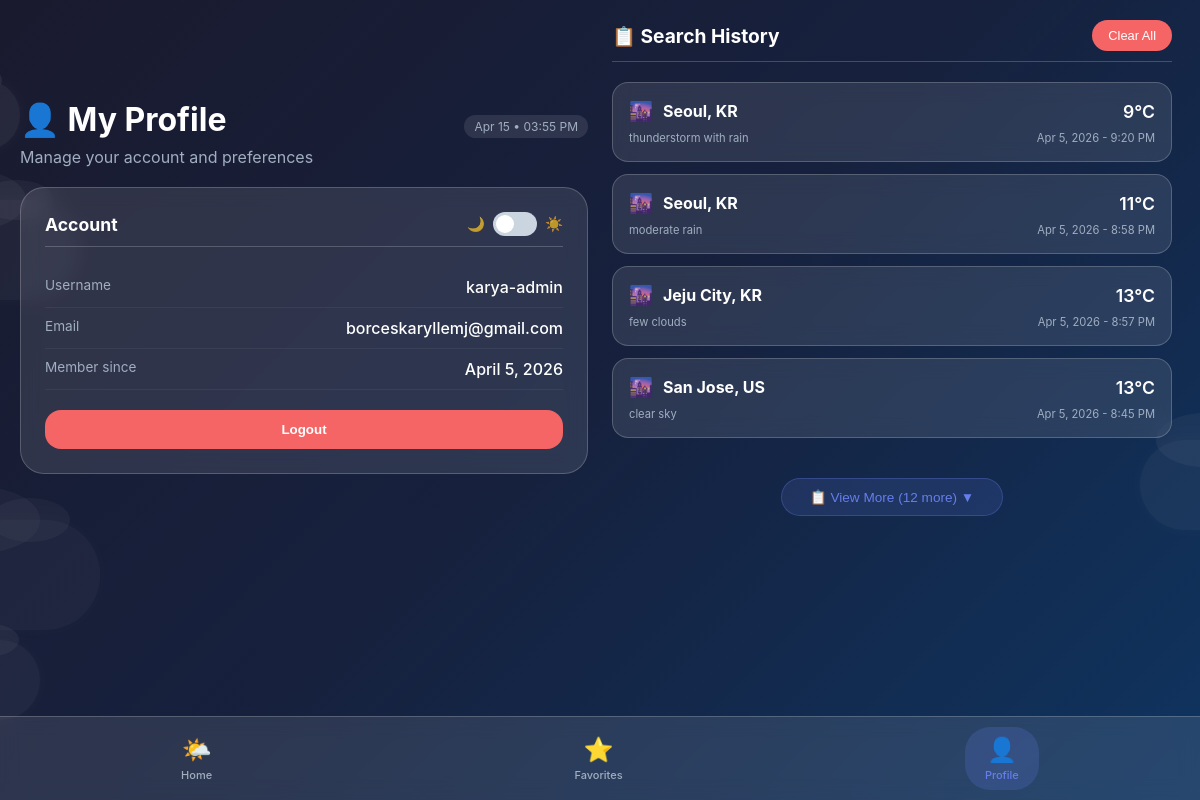
/profile/ (signed in), run on the app's committed database.
### weatherwise/models.py (models this page shows, shortened)
class WeatherSearch(models.Model):
    user = models.ForeignKey(User, on_delete=models.CASCADE, null=True, blank=True)
    city = models.CharField(max_length=100)
    country = models.CharField(max_length=100, blank=True)
    temperature = models.FloatField()
    feels_like = models.FloatField(null=True, blank=True)
    description = models.CharField(max_length=200)
    icon = models.CharField(max_length=10, blank=True)
    humidity = models.IntegerField()
    wind_speed = models.FloatField()
    pressure = models.IntegerField(null=True, blank=True)
    searched_at = models.DateTimeField(auto_now_add=True)
    class Meta:
        ordering = ['-searched_at']
        indexes = [
            models.Index(fields=['user', '-searched_at']),
            models.Index(fields=['city']),
        ]

### weatherwise/views.py (the view)
# urls.py: path('profile/', views.profile_view, name='profile'),
@login_required
def profile_view(request):
    search_history = WeatherSearch.objects.filter(user=request.user)[:20]
    context = {
        'search_history': search_history,
    }
    return render(request, 'weatherwise/profile.html', context)

### weatherwise/templates/weatherwise/profile.html (shortened to what this page needs)
{% extends 'base.html' %}
{% block content %}
<div class="two-column-layout">
    <div class="left-column">
        <div class="sticky-content">
            <div class="welcome-header">
                <div class="title-section">
                    <h1>👤 My Profile</h1>
                    <div class="datetime-small" id="profileDateTime"></div>
                </div>
                <p>Manage your account and preferences</p>
            </div>
            <div class="profile-card">
                <div class="card-header">
                    <h3>Account</h3>
                    <div class="theme-switch-wrapper">
                        <span class="theme-icon moon">🌙</span>
                        <label class="theme-switch">
                            <span class="slider"></span>
                        </label>
                        <span class="theme-icon sun">☀️</span>
                    </div>
                </div>
                <div class="account-info">
                    <div class="info-row">
                        <span class="info-label">Username</span>
                        <span class="info-value">{{ user.username }}</span>
                    </div>
                    <div class="info-row">
                        <span class="info-label">Email</span>
                        <span class="info-value">{{ user.email|default:"Not provided" }}</span>
                    </div>
                    <div class="info-row">
                        <span class="info-label">Member since</span>
                        <span class="info-value">{{ user.date_joined|date:"F j, Y" }}</span>
                    </div>
                </div>
                <form method="post" action="{% url 'accounts:logout' %}">
                    <button type="submit" class="logout-btn">Logout</button>
                </form>
            </div>
        </div>
    </div>
    <div class="right-column">
        <div class="history-header">
            <h3>📋 Search History</h3>
            {% if search_history %}
            <button onclick="showClearHistoryModal()" class="clear-btn">Clear All</button>
            {% endif %}
        </div>
        <div id="searchHistoryContainer">
            {% if search_history %}
                <div class="history-list">
                    {% for search in search_history %}
                    <div class="history-item {% if forloop.counter > 4 %}history-hidden{% endif %}"
                         onclick="window.location.href='/?city={{ search.city }}'">
                        <div class="history-main">
                            <div class="history-city">
                                <span class="history-icon">🌆</span>
                                <strong>{{ search.city }}, {{ search.country }}</strong>
                            </div>
                            <div class="history-temp">{{ search.temperature|floatformat:0 }}°C</div>
                        </div>
                        <div class="history-meta">
                            <span>{{ search.description }}</span>
                            <span>{{ search.searched_at|date:"M j, Y - g:i A" }}</span>
                        </div>
                    </div>
                    {% endfor %}
                </div>
                {% if search_history|length > 4 %}
                <div class="view-more-container">
                    <button id="viewMoreBtn" class="view-more-btn" onclick="toggleHistory()">
                        📋 View More ({{ search_history|length|add:"-4" }} more) ▼
                    </button>
                </div>
                {% endif %}
            {% else %}
                <div class="empty-history">
                    <div class="empty-icon">📭</div>
                    <p>No search history yet</p>
                    <p class="empty-hint">Search for a city to see it here!</p>
                </div>
            {% endif %}
        </div>
    </div>
</div>
{% endblock %}

### templates/base.html (style rules this page uses)
* { margin: 0; padding: 0; box-sizing: border-box; }
:root { --card-bg: rgba(255, 255, 255, 0.1); --text-color: #ffffff; --text-secondary: #a0aec0; --border-color: rgba(255, 255, 255, 0.2); --primary: #667eea; --primary-dark: #5a67d8; --danger: #f56565; --success: #48bb78; }
body { font-family: -apple-system, BlinkMacSystemFont, 'Segoe UI', Roboto, 'Helvetica Neue', sans-serif; color: var(--text-color); min-height: 100vh; padding-bottom: 70px; transition: all 0.3s ease; position: relative; overflow-x: hidden; }
body { background: linear-gradient(135deg, #1a1a2e 0%, #16213e 50%, #0f3460 100%); }

### weatherwise/templates/weatherwise/profile.html (style rules this page uses)
.two-column-layout { display: grid; grid-template-columns: 1fr 1fr; gap: 24px; max-width: 1400px; margin: 0 auto; align-items: start; }
.left-column { position: sticky; top: 100px; height: fit-content; }
.sticky-content { display: flex; flex-direction: column; gap: 20px; }
.welcome-header { margin-bottom: 0; }
.welcome-header h1 { font-size: 2rem; margin-bottom: 8px; }
.welcome-header p { color: var(--text-secondary); }
.title-section { display: flex; justify-content: space-between; align-items: baseline; flex-wrap: wrap; gap: 10px; width: 100%; }
.datetime-small { font-size: 0.75rem; color: var(--text-secondary); background: rgba(255,255,255,0.1); padding: 4px 10px; border-radius: 20px; white-space: nowrap; }
.profile-card { background: var(--card-bg); backdrop-filter: blur(10px); border-radius: 24px; padding: 24px; border: 1px solid var(--border-color); }
.card-header { display: flex; justify-content: space-between; align-items: center; margin-bottom: 20px; padding-bottom: 10px; border-bottom: 1px solid var(--border-color); }
.card-header h3 { margin: 0; font-size: 1.1rem; }
.theme-switch-wrapper { display: flex; align-items: center; gap: 8px; }
.theme-icon { font-size: 0.9rem; opacity: 0.7; transition: opacity 0.2s; }
.theme-switch { position: relative; display: inline-block; width: 44px; height: 24px; }
.slider { position: absolute; cursor: pointer; top: 0; left: 0; right: 0; bottom: 0; background-color: #cbd5e0; transition: 0.3s; border-radius: 34px; }
.slider:before { position: absolute; content: ""; height: 18px; width: 18px; left: 3px; bottom: 3px; background-color: white; transition: 0.3s; border-radius: 50%; }
.account-info { margin-bottom: 20px; }
.info-row { display: flex; justify-content: space-between; padding: 10px 0; border-bottom: 1px solid rgba(255,255,255,0.05); }
.info-label { font-size: 0.85rem; color: var(--text-secondary); }
.info-value { font-weight: 500; }
.logout-btn { width: 100%; padding: 12px; background: #f56565; color: white; border: none; border-radius: 16px; cursor: pointer; font-weight: 600; transition: all 0.3s; }
.right-column { max-height: calc(100vh - 150px); overflow-y: auto; padding-right: 8px; }
.history-header { display: flex; justify-content: space-between; align-items: center; margin-bottom: 20px; padding-bottom: 10px; border-bottom: 1px solid var(--border-color); }
.history-header h3 { font-size: 1.2rem; margin: 0; }
.clear-btn { background: #f56565; color: white; border: none; padding: 8px 16px; border-radius: 20px; cursor: pointer; font-size: 0.8rem; transition: all 0.2s; }
.history-list { display: flex; flex-direction: column; gap: 12px; }
.history-item { background: var(--card-bg); backdrop-filter: blur(10px); border-radius: 16px; padding: 16px; cursor: pointer; transition: all 0.2s; border: 1px solid var(--border-color); }
.history-main { display: flex; justify-content: space-between; align-items: center; margin-bottom: 8px; }
.history-city { display: flex; align-items: center; gap: 10px; }
.history-icon { font-size: 1.2rem; }
.history-temp { font-size: 1.1rem; font-weight: 600; }
.history-meta { display: flex; justify-content: space-between; font-size: 0.7rem; color: var(--text-secondary); }
.view-more-container { display: flex; justify-content: center; align-items: center; margin-top: 24px; padding-top: 16px; }
.view-more-btn, .view-less-btn { background: rgba(102, 126, 234, 0.15); border: 1px solid rgba(102, 126, 234, 0.3); color: #667eea; cursor: pointer; padding: 10px 28px; font-size: 0.85rem; font-weight: 500; border-radius: 40px; transition: all 0.2s ease; display: inline-flex; align-items: center; gap: 8px; }

### data on the page
WeatherSearch: city "Seoul", country "KR", temperature "9", description "thunderstorm with rain", searched_at "Apr 5, 2026 - 9:20 PM"
WeatherSearch: city "Seoul", country "KR", temperature "11", description "moderate rain", searched_at "Apr 5, 2026 - 8:58 PM"
WeatherSearch: city "Jeju City", country "KR", temperature "13", description "few clouds", searched_at "Apr 5, 2026 - 8:57 PM"
WeatherSearch: city "San Jose", country "US", temperature "13", description "clear sky", searched_at "Apr 5, 2026 - 8:45 PM"

### other printed values
{{ user.username }} "karya-admin"
{{ user.email|default:"Not provided" }} "borceskaryllemj@gmail.com"
{{ user.date_joined|date:"F j, Y" }} "April 5, 2026"
{{ search_history|length|add:"-4" }} "12"
